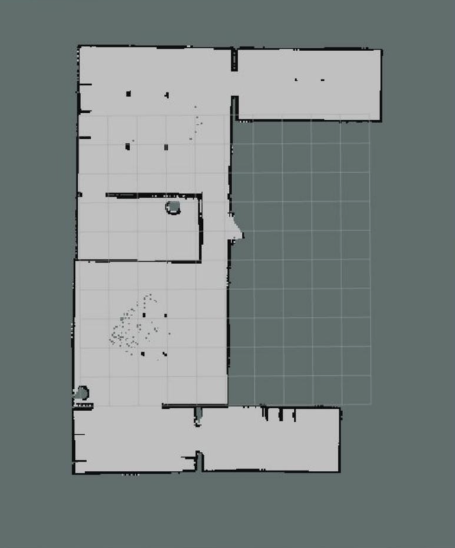
#> input picture labs_and_final_project/Data/SLAM_map.png, 910 x 1096 px, given in place of map.pgm, which was not available (shown at 1/2 size)
$ python exploring.py
#> lines starting #> are read from the running program, lines starting #| are printed output that depends on the picture; after the words box and inside, x2 and y2 are one past the last pixel; in counts of white or black regions, pixels touching at a corner belong together; pictures that were not available may be replaced by others from this repository, and a replacement may not be noted
### labs_and_final_project/path_planning.py
#!/usr/bin/env python3

# This assignment implements Dijkstra's shortest path on a graph, finding an unvisited node in a graph,
#   picking which one to visit, and taking a path in the map and generating waypoints along that path
#
# Given to you:
#   Priority queue
#   Image handling
#   Eight connected neighbors
#
# Slides https://docs.google.com/presentation/d/1XBPw2B2Bac-LcXH5kYN4hQLLLl_AMIgoowlrmPpTinA/edit?usp=sharing

# The ever-present numpy
import numpy as np

# Our priority queue
import heapq

# Using imageio to read in the image
import imageio


# -------------- Showing start and end and path ---------------
# [66 lines left out: functions plot_with_path, is_wall, is_unseen, not called in this run]


def is_free(im, pix):
    """ Is the pixel empty?
    @param im - the image
    @param pix - the pixel i,j"""
    if im[pix[1], pix[0]] == 255:
        return True
    return False


def convert_image(im, wall_threshold, free_threshold):
    """ Convert the image to a thresholded image with not seen pixels marked
    @param im - WXHX ?? image (depends on input)
    @param wall_threshold - number between 0 and 1 to indicate wall
    @param free_threshold - number between 0 and 1 to indicate free space
    @return an image of the same WXH but with 0 (free) 255 (wall) 128 (unseen)"""

    # Assume all is unseen
    im_ret = np.zeros((im.shape[0], im.shape[1]), dtype='uint8') + 128

    im_avg = im
    if len(im.shape) == 3:
        # RGB image - convert to gray scale
        im_avg = np.mean(im, axis=2)
    # Force into 0,1
    im_avg = im_avg / np.max(im_avg)
    # threshold
    #   in our example image, black is walls, white is free
    im_ret[im_avg < wall_threshold] = 0
    im_ret[im_avg > free_threshold] = 255
    return im_ret


# -------------- Getting 4 or 8 neighbors ---------------
# [22 lines left out: functions four_connected, eight_connected, not called in this run]


def dijkstra(im, robot_loc, goal_loc):
    """ Occupancy grid image, with robot and goal loc as pixels
    @param im - the thresholded image - use is_free(i, j) to determine if in reachable node
    @param robot_loc - where the robot is (tuple, i,j)
    @param goal_loc - where to go to (tuple, i,j)
    @returns a list of tuples"""

    # Sanity check
    if not is_free(im, robot_loc):
        raise ValueError(f"Start location {robot_loc} is not in the free space of the map")

    if not is_free(im, goal_loc):
        raise ValueError(f"Goal location {goal_loc} is not in the free space of the map")

    # The priority queue itself is just a list, with elements of the form (weight, (i,j))
    #    - i.e., a tuple with the first element the weight/score, the second element a tuple with the pixel location
    priority_queue = []
    # Push the start node onto the queue
    #   push takes the queue itself, then a tuple with the first element the priority value and the second
    #   being whatever data you want to keep - in this case, the robot location, which is a tuple
    heapq.heappush(priority_queue, (0, robot_loc))

    # The power of dictionaries - we're going to use a dictionary to store every node we've visited, along
    #   with the node we came from and the current distance
    # This is easier than trying to get the distance from the heap
    visited = {}
    # Use the (i,j) tuple to index the dictionary
    #   Store the best distance, the parent, and if closed y/n
    visited[robot_loc] = (0, None, False)   # For every other node this will be the current_node, distance

    # While the list is not empty - use a break for if the node is the end node
    while priority_queue:
        # Get the current best node off of the list
        current_node = heapq.heappop(priority_queue)
        # Pop returns the value and the i, j
        node_score = current_node[0]
        node_ij = current_node[1]

        # Showing how to get this data back out of visited
        visited_triplet = visited[node_ij]
        visited_distance = visited_triplet[0]
        visited_parent = visited_triplet[1]
        visited_closed_yn = visited_triplet[2]

        # TODO
        #  Step 1: Break out of the loop if node_ij is the goal node
        #  Step 2: If this node is closed, skip it
        #  Step 3: Set the node to closed
        #    Now do the instructions from the slide (the actual algorithm)
        #  Lec 8_1: Planning, at the end
        #  https://docs.google.com/presentation/d/1pt8AcSKS2TbKpTAVV190pRHgS_M38ldtHQHIltcYH6Y/edit#slide=id.g18d0c3a1e7d_0_0
        # YOUR CODE HERE

        # [4 lines left out: function is_valid_node, not called in this run]

        if node_ij == goal_loc: break #if the current node is the same as the goal node #you're done, now you need to build the path back
        if visited_closed_yn: continue #skip node if already closed
        visited[node_ij] = (visited_distance, visited_parent, True) #otherwise, close it now

        for i, neighbor in enumerate(eight_connected(node_ij)):
            if not is_valid_node(im, neighbor): #skip nodes in wall/out of bounds
                continue
            edge_cost = np.sqrt((node_ij[0] - neighbor[0])**2 + (node_ij[1] - neighbor[1])**2)
            neighbor_score = node_score + edge_cost #distance to neighbor

            if neighbor not in visited or neighbor_score < visited[neighbor][0]:
            #if neighbor hasn't been visited or we found a better path, update it
                visited[neighbor] = (neighbor_score, node_ij, False) #update
                heapq.heappush(priority_queue, (neighbor_score, neighbor)) #add to priority q

    # Now check that we actually found the goal node
    try_2 = goal_loc
    if not goal_loc in visited:
        # TODO: Deal with not being able to get to the goal loc
        # BEGIN SOLUTION
        best = 1e30
        for v in visited:
            if v[0] < best:
                best = v[0]
                try_2 = v[1]
        return dijkstra(im, robot_loc, try_2)
        raise ValueError(f"Goal {goal_loc} not reached")
        return []

    path = []
    path.append(goal_loc)
    # TODO: Build the path by starting at the goal node and working backwards
    # YOUR CODE HERE
    reverse_path = []
    current = goal_loc
    while current is not None: #start at goal and go backwards to start
        reverse_path.append(current) #add current node to path
        current = visited[current][1] #move to parent of current
    path = reverse_path[::-1] #r-r-reverse
    return path


def open_image(im_name):
    """ A helper function to open up the image and the yaml file and threshold
    @param im_name - name of image in Data directory
    @returns image anbd thresholded image"""
#> called with im_name = 'map.pgm'

    # Needed for reading in map info
    from os import open

    im = imageio.imread("Data/" + im_name)
#> im is the input picture: shape (1096, 910, 4); mean R, G, B, A 124.9, 133.4, 132.3, 255

    wall_threshold = 0.7
    free_threshold = 0.9
    try:
        yaml_name = "Data/" + im_name[0:-3] + "yaml"
        with open(yaml_name, "r") as f:
            dict = yaml.load_all(f)
            wall_threshold = dict["occupied_thresh"]
            free_threshold = dict["free_thresh"]
    except:
        pass

    im_thresh = convert_image(im, wall_threshold, free_threshold)
#> in convert_image, `im_avg = np.mean(im, axis=2)`:
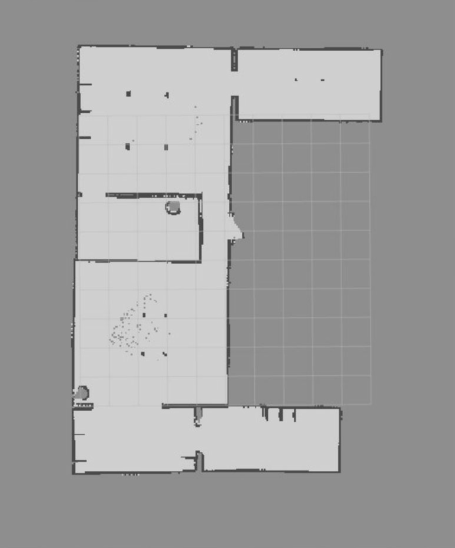
#> im_avg: shape (1096, 910) float64 (shown at 1/2 size); min 64.5, max 220.5, mean 161.4
#> in convert_image, `im_avg = im_avg / np.max(im_avg)`:
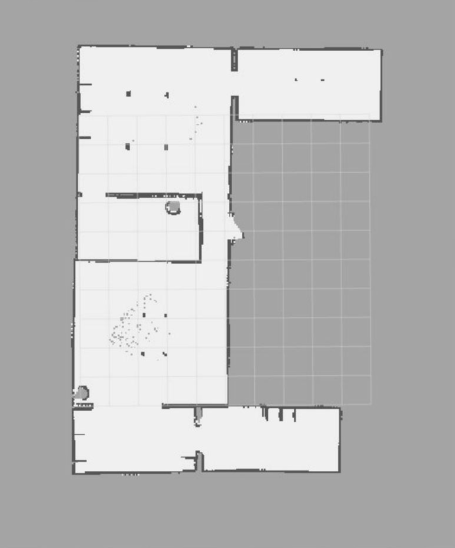
#> im_avg: shape (1096, 910) float64 (shown at 1/2 size); min 0.293, max 1, mean 0.732
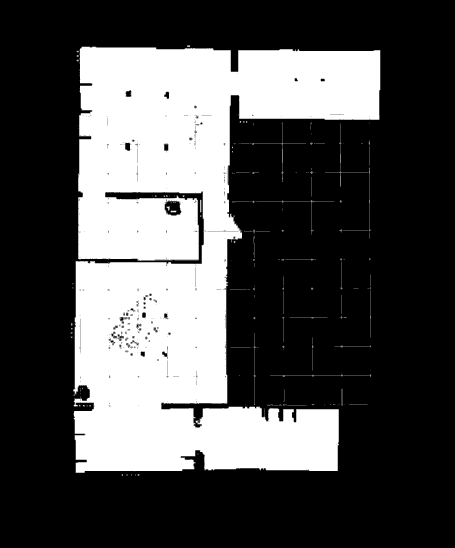
#> im_thresh: shape (1096, 910) (shown at 1/2 size); min 0, max 255, mean 79.5
    return im, im_thresh


# [36 lines that do not run on import are left out]

### labs_and_final_project/exploring.py
#!/usr/bin/env python3

# This assignment lets you both define a strategy for picking the next point to explore and determine how you
#  want to chop up a full path into way points. You'll need path_planning.py as well (for calculating the paths)
#
# Note that there isn't a "right" answer for either of these. This is (mostly) a light-weight way to check
#  your code for obvious problems before trying it in ROS. It's set up to make it easy to download a map and
#  try some robot starting/ending points
#
# Given to you:
#   Image handling
#   plotting
#   Some structure for keeping/changing waypoints and converting to/from the map to the robot's coordinate space
#
# Slides

# The ever-present numpy
import numpy as np

# Your path planning code
import path_planning as path_planning
# Our priority queue
import heapq

# Using imageio to read in the image
import imageio
import math

# -------------- Showing start and end and path ---------------
def plot_with_explore_points(im_threshhold, zoom=1.0, robot_loc=None, explore_points=None, best_pt=None):
    """Show the map plus, optionally, the robot location and points marked as ones to explore/use as end-points
    @param im - the image of the SLAM map
    @param im_threshhold - the image of the SLAM map
    @param robot_loc - the location of the robot in pixel coordinates
    @param best_pt - The best explore point (tuple, i,j)
    @param explore_points - the proposed places to explore, as a list"""

    # Putting this in here to avoid messing up ROS
    import matplotlib.pyplot as plt

    fig, axs = plt.subplots(1, 2)
    axs[0].imshow(im_threshhold, origin='lower', cmap="gist_gray")
    axs[0].set_title("original image")
    axs[1].imshow(im_threshhold, origin='lower', cmap="gist_gray")
    axs[1].set_title("threshold image")
    """
    # Used to double check that the is_xxx routines work correctly
    for i in range(0, im_threshhold.shape[1]-1, 10):
        for j in range(0, im_threshhold.shape[0]-1, 2):
            if is_reachable(im_thresh, (i, j)):
                axs[1].plot(i, j, '.b')
    """

    # Show original and thresholded image
    if explore_points is not None:
        for p in explore_points:
            axs[1].plot(p[0], p[1], '.b', markersize=2)

    for i in range(0, 2):
        if robot_loc is not None:
            axs[i].plot(robot_loc[0], robot_loc[1], '+r', markersize=10)
        if best_pt is not None:
            axs[i].plot(best_pt[0], best_pt[1], '*y', markersize=10)
        axs[i].axis('equal')

    for i in range(0, 2):
        # Implements a zoom - set zoom to 1.0 if no zoom
        width = im_threshhold.shape[1]
        height = im_threshhold.shape[0]

        axs[i].set_xlim(width / 2 - zoom * width / 2, width / 2 + zoom * width / 2)
        axs[i].set_ylim(height / 2 - zoom * height / 2, height / 2 + zoom * height / 2)

    plt.show()

# -------------- For converting to the map and back ---------------
# [48 lines left out: functions convert_pix_to_x_y, convert_x_y_to_pix, is_reachable, not called in this run]

# Find all unseen pixels that are adjacent to free pixels using a convolution.
def find_all_possible_goals(im):
    """
    Find all of the places where you have a pixel that is unseen next to a pixel that is free
    It is probably easier to do this, THEN cull it down to some reasonable places to try
    This is because of noise in the map - there may be some isolated pixels
    @param im - thresholded image
    @return - a list of possible goal points (tuples)
    """
    # YOUR CODE HERE
    im_threshold = np.array(im)
    # Kernel for 8-connected neighbors
    kernel = np.array([[1, 1, 1],
                       [1, 0, 1],
                       [1, 1, 1]])

    # Create a binary mask of free pixels where 255 in the occupancy grid is 1 and everything else is 0
    free_mask = (im_threshold == 255)
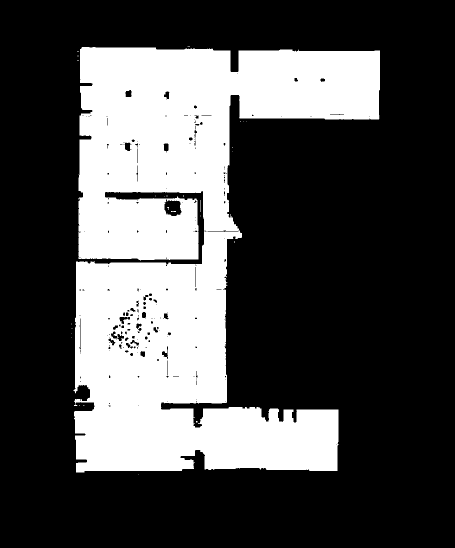
#> free_mask: shape (1096, 910) bool (shown at 1/2 size); 30.6% white; 27 white regions (25 under 20 px), largest, box (x1, y1, x2, y2) and area: (147, 94, 760, 945) 304868, (401, 400, 402, 424) 24

    # Pad the free_mask to handle edge cases during convolution
    padded_mask = np.pad(free_mask, pad_width=1, mode='constant', constant_values=0)
#> padded_mask: shape (1098, 912) bool; 30.5% white; 27 white regions (25 under 20 px), largest, box (x1, y1, x2, y2) and area: (148, 95, 761, 946) 304868, (402, 401, 403, 425) 24

    # Initialize an zero array to store the neighbor counts
    neighbor_count = np.zeros_like(free_mask)

    # Perform the convolution across every pixel
    for i in range(kernel.shape[0]):      # Kernel rows
        for j in range(kernel.shape[1]):  # Kernel columns
            if kernel[i, j] == 1:         # Only consider positions with 1 in the kernel
                row_start = i
                row_end = i + free_mask.shape[0]
                col_start = j
                col_end = j + free_mask.shape[1]
                # slice out top left , top middle, top right; then middle left, middle right; then bottom left, bottom midle, bottom right
                # add the padded mask counts of the above slices to the neighbor array
                # same thing as dot product between the 8 way kernel array across every pixel in the padded array
                neighbor_count += padded_mask[row_start:row_end, col_start:col_end]
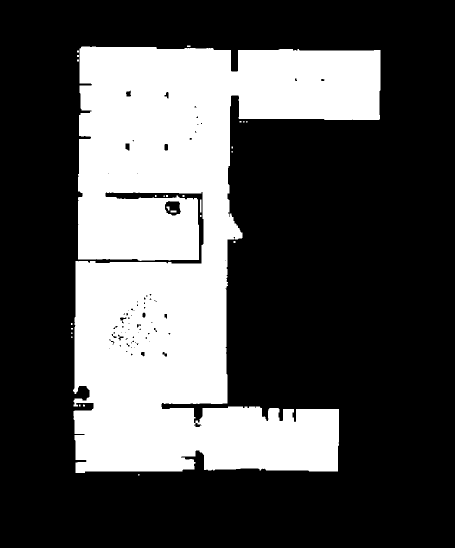
#> neighbor_count: shape (1096, 910) bool (shown at 1/2 size); 31.5% white; 26 white regions (21 under 20 px), largest, box (x1, y1, x2, y2) and area: (146, 93, 761, 946) 314049, (400, 399, 403, 425) 78, (341, 421, 353, 425) 48, (333, 413, 339, 421) 35, (374, 91, 381, 94) 21

    # Identify unseen pixels=128 that are adjacent to at least one free pixel=255
    unseen_mask = (im_threshold == 128)
#> unseen_mask: shape (1096, 910) bool; 1.2% white in thin lines or dots, all inside (x1, y1, x2, y2) = (141, 90, 761, 952)
    adjacent_to_free = (neighbor_count > 0) & unseen_mask
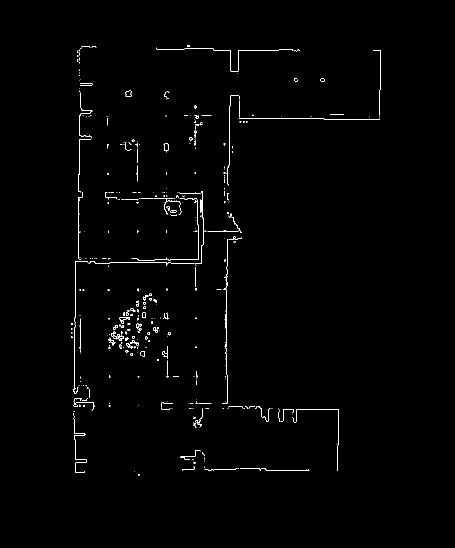
#> adjacent_to_free: shape (1096, 910) bool (shown at 1/2 size); 0.8% white in thin lines or dots, all inside (x1, y1, x2, y2) = (142, 91, 761, 951)

    # swap pixel values
    possible_goals = np.argwhere(adjacent_to_free)
#> possible_goals = 7967 pairs, first value 91 to 950, second value 142 to 760
    return [tuple(p[::-1]) for p in possible_goals]

# Slow method/Naive way
# def find_all_possible_goals(im):
#     """Find all unseen pixels that are adjacent to free pixels.
#     @param im - thresholded image
#     @return - a list of possible goal points (tuples)"""

#     possible_goals = []

#     # Loop through every pixel in the image (Note: j is the rows and i is the columns)
#     for j in range(im.shape[0]):
#         for i in range(im.shape[1]):
#             pix = (i, j)
#             # Check if the pixel is unseen and reachable
#             if path_planning.is_unseen(im, pix) and is_reachable(im, pix):
#                 possible_goals.append(pix)

#     return possible_goals


def find_best_point(im, possible_points, robot_loc):
    """ Pick one of the unseen points to go to
    @param im - thresholded image
    @param possible_points - possible points to chose from
    @param robot_loc - location of the robot (in case you want to factor that in)
    @return a single (x,y) of all the possible possible points
    """
    # YOUR CODE HERE
    if not possible_points:
        return None  # No possible points to explore

    # Use L2 norm to find the farthest point
    best_point = None
    max_dist = -math.inf
    for point in possible_points:
        distance = math.sqrt((point[0] - robot_loc[0])**2 + (point[1] - robot_loc[1])**2)
        if distance > max_dist:
            max_dist = distance
            best_point = point
    return best_point


# [53 lines left out: functions find_waypoints, move_away_from_wall, not called in this run]

if __name__ == '__main__':
    # Doing this here because it is a different yaml than JN
    #import yaml_1 as yaml
    import yaml
    im, im_thresh = path_planning.open_image("map.pgm")

    robot_start_loc = (1940, 1953)
    all_unseen = find_all_possible_goals(im_thresh)
#> all_unseen = 7967 pairs, first value 142 to 760, second value 91 to 950

    best_unseen = find_best_point(im_thresh, all_unseen, robot_loc=robot_start_loc)
#> the loop in find_best_point, `for point in possible_points:` made 7967 passes
#> (distance, max_dist, best_point) on passes 1, 8: (2433, 2433, (374, 91)), (2572.4, 2572.4, (163, 93))
#> (point, distance) on passes 2 to 7: ((375, 91), 2432.3), ((376, 91), 2431.7), ((377, 91), 2431.1), ((378, 91), 2430.4), ((379, 91), 2429.8), ((374, 92), 2432.2)
#> after the loop in find_best_point, `for point in possible_points:`: max_dist = 2572.4
#> best_unseen = (163, 93)
    #best_unseen = (1907, 2130)
    plot_with_explore_points(im_thresh, zoom=0.1, robot_loc=robot_start_loc, explore_points=all_unseen, best_pt=best_unseen)
#> the loop in plot_with_explore_points, `for p in explore_points:` made 7967 passes
#> p on passes 1 to 3: (374, 91), (375, 91), (376, 91)
#> in plot_with_explore_points, `plt.show()`:
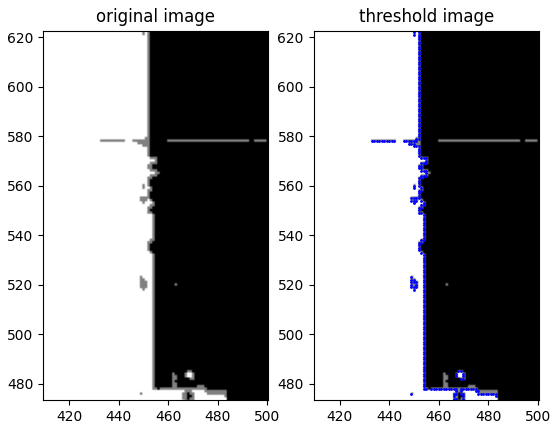
#> figure drawn by matplotlib, 2 panels

    path = path_planning.dijkstra(im_thresh, robot_start_loc, best_unseen)
#> (the run stopped early here; a loop or call above may not have finished)
